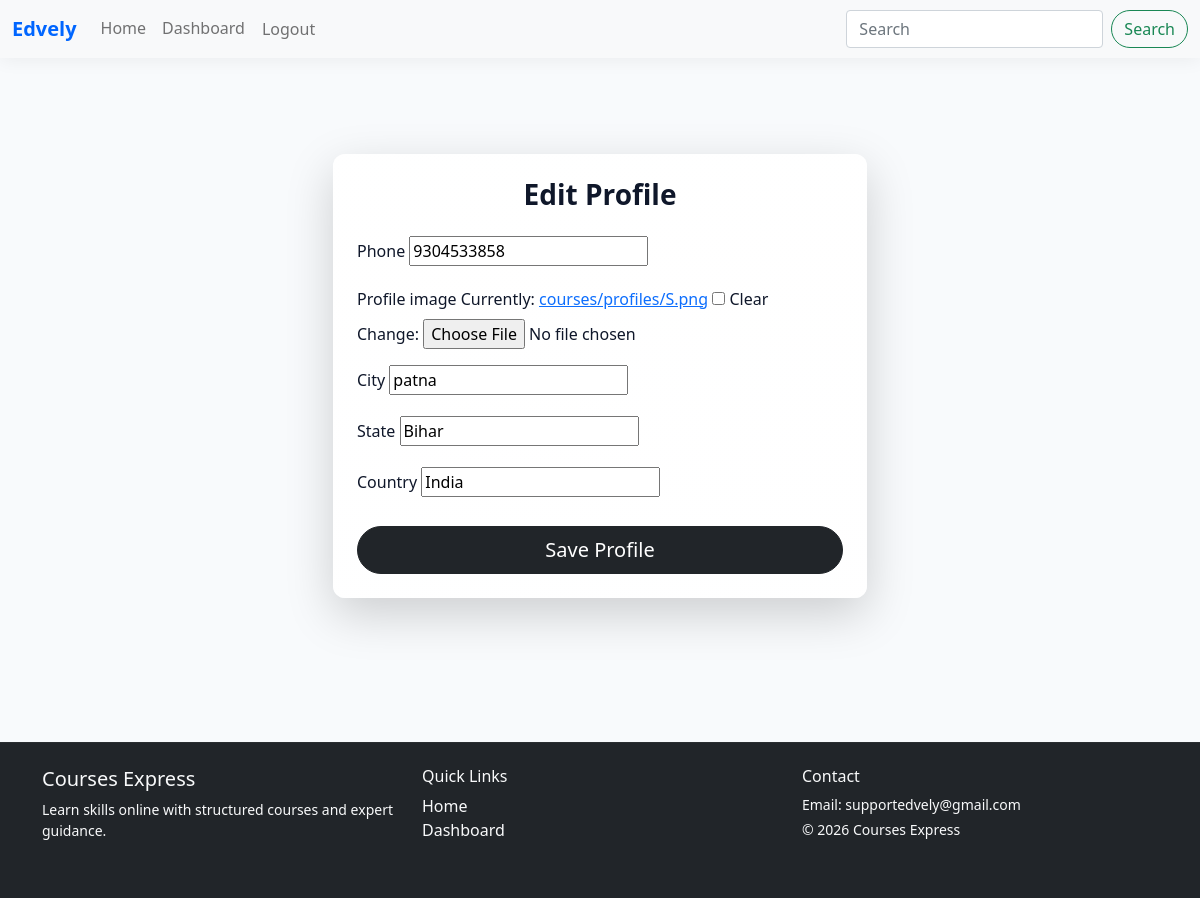
/profile/ (signed in), run on the app's committed database.
### sell/models.py (models this page shows, shortened)
class Profile(models.Model):
    user = models.OneToOneField(User, on_delete=models.CASCADE)
    phone = models.CharField(max_length=15)
    profile_image = models.ImageField(upload_to='courses/profiles', blank=True, null=True)
    city = models.CharField(max_length=100, blank=True)
    state = models.CharField(max_length=100, blank=True)
    country = models.CharField(max_length=100, blank=True)
    created_at = models.DateTimeField(auto_now_add=True)

### sell/views.py (the view, shortened to what this page needs)
# urls.py: path('profile/', views.profile_view, name='profile'),
@login_required
def profile_view(request):
    try:
        profile = request.user.profile
        form = ProfileForm(instance=profile)
    except Profile.DoesNotExist:
        form = ProfileForm()
    return render(request, 'sell/profile_form.html', {'form': form})

### sell/form.py
class ProfileForm(forms.ModelForm):
    class Meta:
        model = Profile
        fields = [
            'phone',
            'profile_image',
            'city',
            'state',
            'country',
        ]

### sell/templates/sell/profile_form.html (shortened to what this page needs)
{% extends "sell/base.html" %}
{% load static %}
{% block content %}
<div class="container my-5">
  <div class="row justify-content-center">
    <div class="col-lg-6">
      <div class="card shadow-lg border-0 rounded-4">
        <div class="card-body p-4">
          <h3 class="fw-bold text-center mb-4">
            Edit Profile
          </h3>
          <form method="post" enctype="multipart/form-data">
            {% for field in form %}
              <div class="mb-3">
                <label class="form-label fw-semibold">
                  {{ field.label }}
                </label>
                {{ field }}
              </div>
            {% endfor %}
            <div class="d-grid mt-4">
              <button type="submit" class="btn btn-dark btn-lg rounded-pill">
                Save Profile
              </button>
            </div>
          </form>
        </div>
      </div>
    </div>
  </div>
</div>
{% endblock %}

### sell/static/sell/css/style.css (style rules this page uses)
:root { --bg: #f8fafc; --surface: #ffffff; --muted: #6b7280; --text: #0f172a; --primary-start: #0066ff; --primary-end: #0096ff; }
body { background: var(--bg); color: var(--text); transition: background .25s ease, color .25s ease; }
.card { border: none; border-radius: 12px; background: linear-gradient(180deg, rgba(255,255,255,0.98), rgba(255,255,255,0.96)); box-shadow: 0 8px 28px rgba(2,6,23,0.06); }

### data on the page
Profile: form "9304533858" "patna" "Bihar" "India"

### other printed values
{{ field.label }} "Phone" "Profile image" "City" "State" "Country"
{{ year|default:"2026" }} "2026"
